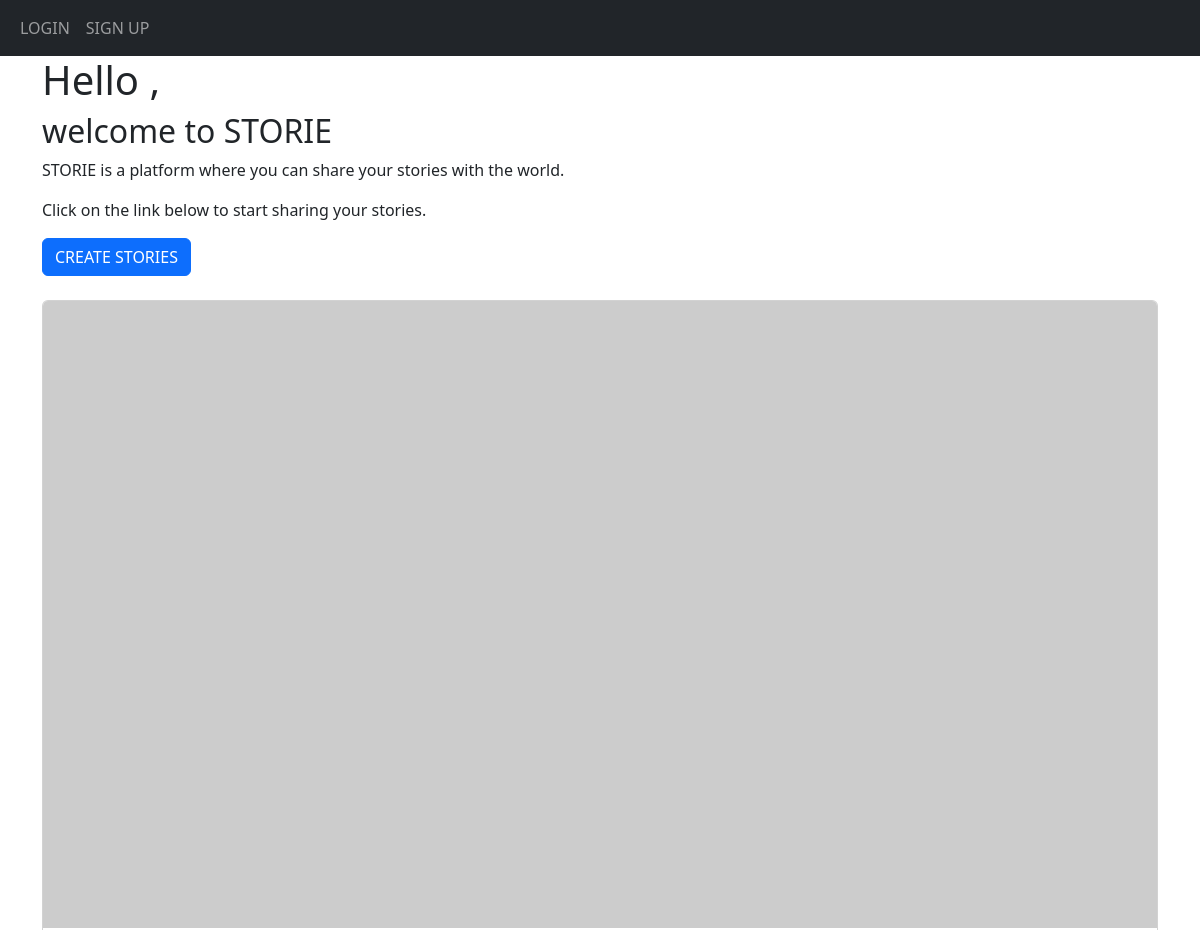
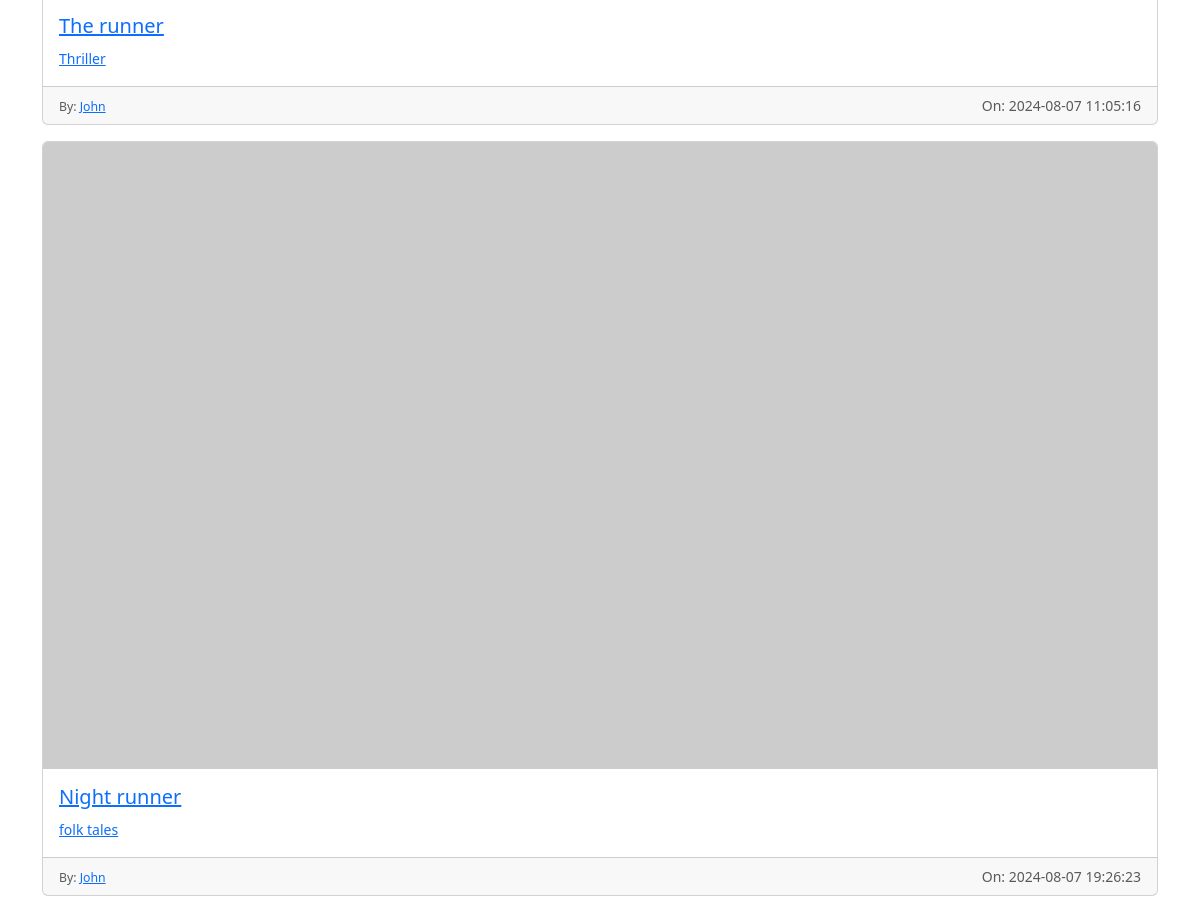
Page /home on the earlier database version (2 pictures, top to bottom).
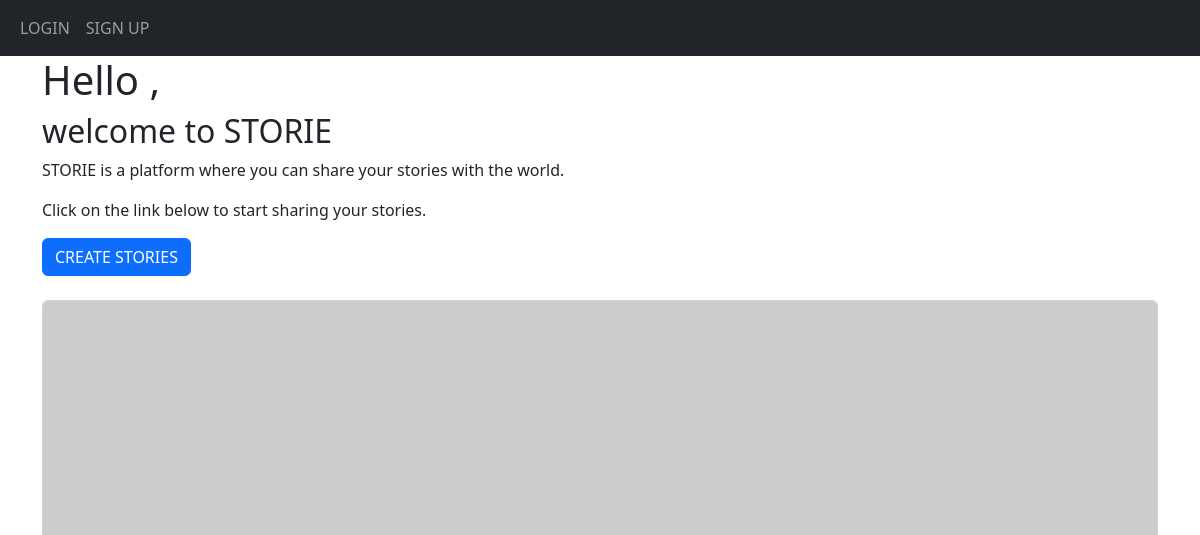
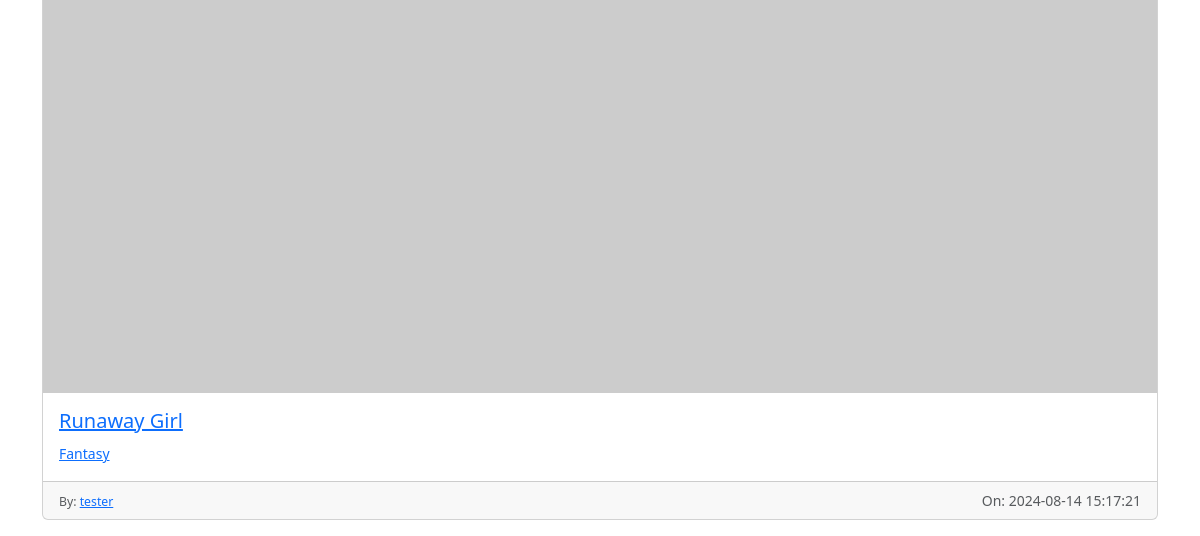
Same page on the later database version (2 pictures, top to bottom).
### myApp/models.py (models this page shows)
class Stories(db.Model):
    id = db.Column(db.Integer, primary_key=True)
    title = db.Column(db.String(240))
    image = db.Column(db.String(240))
    category = db.Column(db.String(240))
    content = db.Column(db.Text)
    date_created = db.Column(db.DateTime(timezone=True), default=func.now())
    author = db.Column(db.Integer, db.ForeignKey('user.id', ondelete='CASCADE'), nullable=False)
    Comments = db.relationship('Comments', backref='stories', passive_deletes=True)

class User(db.Model, UserMixin):
    id = db.Column(db.Integer, primary_key=True)
    email = db.Column(db.String(240), unique=True)
    username = db.Column(db.String(240), unique=True)
    password = db.Column(db.String(240))
    date_created = db.Column(db.DateTime(timezone=True), default=func.now())
    stories = db.relationship('Stories', backref='user', passive_deletes=True)
    comments = db.relationship('Comments', backref='user', passive_deletes=True)

### myApp/views.py (the view)
@views.route("/")
@views.route("/home")
def home():
    my_stories_data = Stories.query.all()
    return render_template("home.html", title="HOME", stories_data=my_stories_data)

### myApp/templates/home.html (shortened to what this page needs)
{% extends "base.html" %}
{% block content %}
<h1>Hello {{current_user.username}},</h1>
<h2> welcome to STORIE</h2>
<p>STORIE is a platform where you can share your stories with the world.</p>
<p>Click on the link below to start sharing your stories.</p>
<div class="mb-4">
<a href="/create-storie" class="btn btn-primary">CREATE STORIES</a>
</div>
{% for storie in stories_data %}
<div class="card mb-3 ">
    <a href="/view-storie/{{ storie.id }}">
    <a class="" href="/view-storie/{{storie.id}}">
    {%if storie.image == ''%}
    <img src="https://picsum.photos/1280/720" class="card-img-top" alt="...">
    {%else%}
    <img src="{{storie.image}}" class="card-img-top" alt='{{storie.title}}'>
    {%endif%}
    <div class="card-body">
        <h5 class="card-title">{{storie.title}}</h5>
        <p class="card-text"><small class="text-muted"><a href="/storie/{{storie.category}}">{{storie.category}}</a></small></p>
    </div>
    <div class="card-footer">
        <small class="text-muted
        {% if storie.user_id == current_user.id %}
        float-start
        {% endif %}
        ">
        {% if storie.author == current_user.id %}
        <div class="btn-group">
            <button
            type="button"
            data-bs-toggle="dropdown"
            class="btn btn-sm btn-secondary dropdown-toggle"
            ></button>
            <ul class="dropdown-menu">
                <li><a href="/edit-storie/{{storie.id}}" class="btn btn-primary dropdown-item">Edit</a></li>
                <li><a href="/delete-storie/{{storie.id}}" class="btn btn-danger dropdown-item">Delete</a></li>
            </ul>
        </div>
        {%else%}
        <small >By: <a href="/view-stories/{{storie.user.username}}">{{storie.user.username}}</a></small>
        {% endif %}
        </small>
        <small class="text-muted float-end">On: {{storie.date_created}}</small>
        </div>
        </a>
</div>
{%endfor%}
{%endblock%}

Differences in the rows shown:
removed Stories: title "The runner", category "Thriller", user.username "John", date_created "2024-08-07 11:05:16"
removed Stories: title "Night runner", category "folk tales", user.username "John", date_created "2024-08-07 19:26:23"
added Stories: title "Runaway Girl", category "Fantasy", user.username "tester", date_created "2024-08-14 15:17:21"
